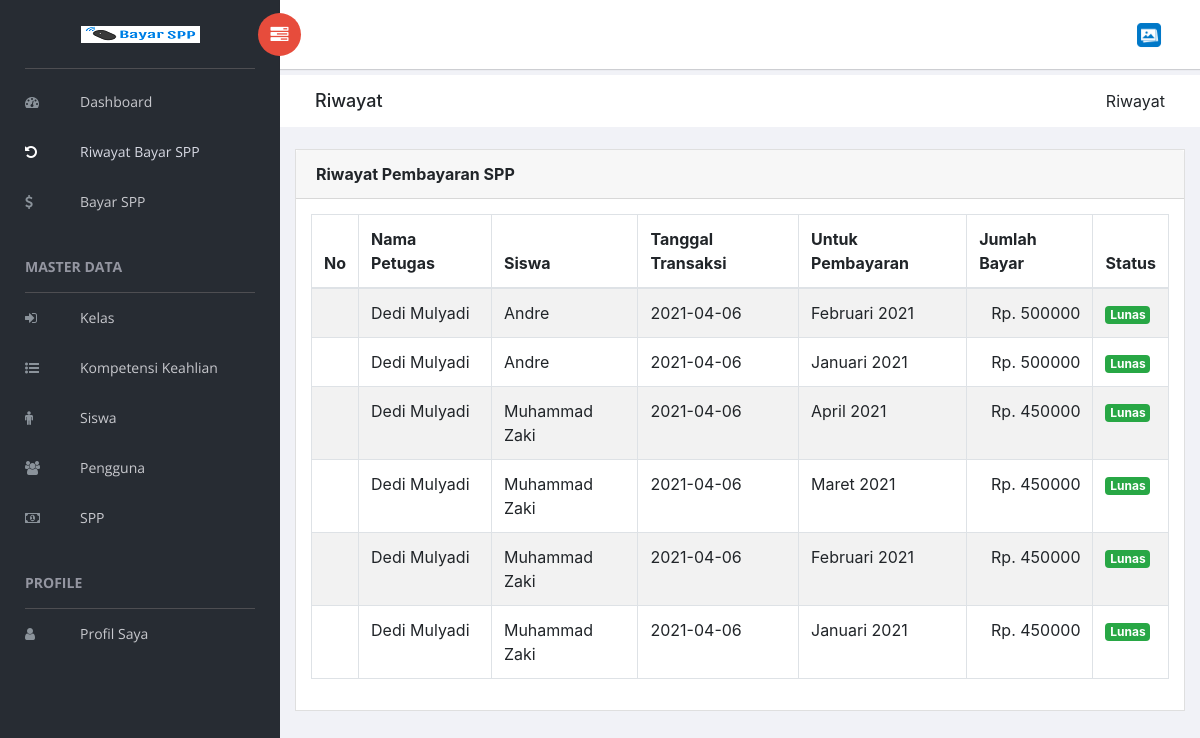
Page /riwayatpetugas.php (signed in) on the earlier database version.
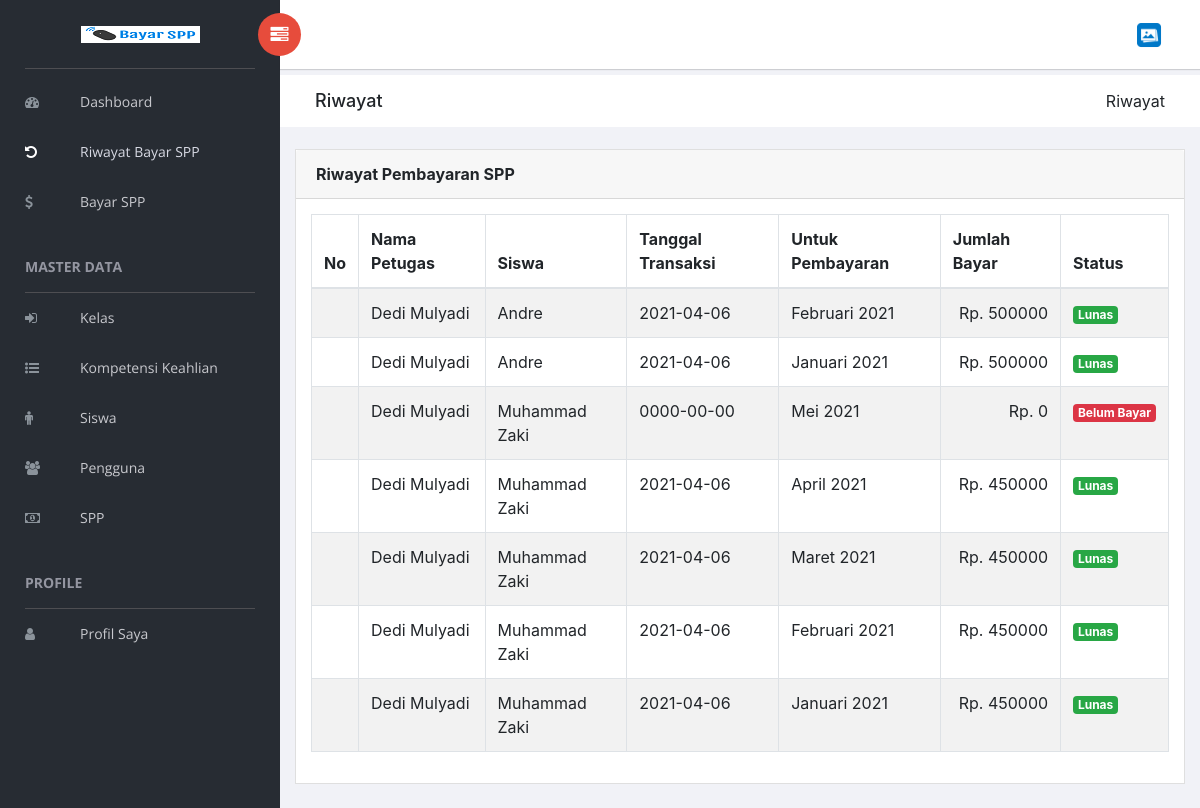
Same page on the later database version.
### tables this page shows
CREATE TABLE `pembayaran` (
  `id_pembayaran` int(11) NOT NULL,
  `id_petugas` int(11) NOT NULL,
  `nisn` varchar(10) NOT NULL,
  `tgl_bayar` date NOT NULL,
  `bulan_dibayar` varchar(9) NOT NULL,
  `tahun_dibayar` varchar(4) NOT NULL,
  `id_spp` int(11) NOT NULL,
  `jumlah_bayar` int(11) NOT NULL,
  `status` varchar(15) DEFAULT NULL
);

CREATE TABLE `petugas` (
  `id_petugas` int(11) NOT NULL,
  `username` varchar(25) NOT NULL,
  `password` varchar(50) NOT NULL,
  `nama_petugas` varchar(35) NOT NULL,
  `level` enum('admin','petugas','siswa') NOT NULL,
  `photo` varchar(150) DEFAULT 'default.png'
);

CREATE TABLE `siswa` (
  `nisn` char(10) NOT NULL,
  `nis` char(8) NOT NULL,
  `nama` varchar(35) NOT NULL,
  `id_kelas` varchar(30) NOT NULL,
  `alamat` text NOT NULL,
  `no_telp` varchar(13) NOT NULL,
  `id_spp` int(11) NOT NULL,
  `photo` varchar(150) DEFAULT 'default.png'
);

### riwayatpetugas.php (the view, shortened to what this page needs)
<?php
require('koneksi.php');
include('include/header.php');
$data = mysqli_query($koneksi, "SELECT petugas.id_petugas,petugas.nama_petugas,siswa.nama,pembayaran.tgl_bayar,pembayaran.bulan_dibayar,pembayaran.tahun_dibayar,pembayaran.jumlah_bayar,pembayaran.status FROM pembayaran LEFT JOIN petugas ON pembayaran.id_petugas=petugas.id_petugas LEFT JOIN spp ON pembayaran.id_spp=spp.id_spp LEFT JOIN siswa ON pembayaran.nisn=siswa.nisn WHERE pembayaran.id_petugas='".$_SESSION['id_pengguna']."' ORDER BY id_pembayaran DESC");
?>
<div class="content mt-3">
    <div class="row">
        <div class="col-md-12">
            <div class="card">
                <div class="card-header">
                    <strong class="card-title">Riwayat Pembayaran SPP</strong>
                </div>
                <div class="card-body">
                    <table id="tabelriwayat" class="table table-striped table-bordered">
                        <thead>
                            <tr>
                                <th>No</th>
                                <th>Nama Petugas</th>
                                <th>Siswa</th>
                                <th>Tanggal Transaksi</th>
                                <th>Untuk Pembayaran</th>
                                <th>Jumlah Bayar</th>
                                <th>Status</th>
                            </tr>
                        </thead>
                        <tbody>
                            <?php while ($d = mysqli_fetch_array($data)) { ?>
                                <tr>
                                    <td align="center"></td>
                                    <td><?php echo $d['nama_petugas']; ?></td>
                                    <td><?php echo $d['nama']; ?></td>
                                    <td><?php echo $d['tgl_bayar']; ?></td>
                                    <td><?php echo $d['bulan_dibayar'] . " "; ?><?php echo $d['tahun_dibayar']; ?></td>
                                    <td align="right">Rp. <?php echo $d['jumlah_bayar']; ?></td>
                                    <td>
                                        <?php if ($d['status'] == 'Lunas') { ?><span class="badge badge-success">Lunas</span><?php } ?>
                                        <?php if ($d['status'] == 'Belum Bayar') { ?><span class="badge badge-danger">Belum Bayar</span><?php } ?>
                                    </td>
                                </tr>
                            <?php } ?>
                        </tbody>
                    </table>
                </div>
            </div>
        </div>
    </div>
</div>
</div>
<?php include('include/closetag.php') ?>

Differences in the rows shown:
now on this page (row edited): pembayaran: id_petugas.nama_petugas "Dedi Mulyadi", nisn.nama "Muhammad Zaki", tgl_bayar "0000-00-00", bulan_dibayar "Mei", tahun_dibayar "2021", jumlah_bayar "0", status "Belum Bayar"
